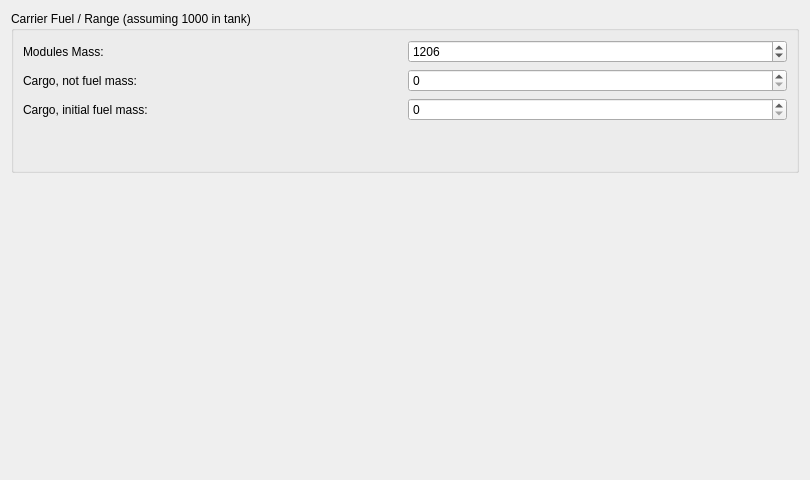
<?xml version="1.0" encoding="UTF-8"?>
<ui version="4.0">
 <class>CalcsTab</class>
 <widget class="QWidget" name="CalcsTab">
  <property name="geometry">
   <rect>
    <x>0</x>
    <y>0</y>
    <width>810</width>
    <height>480</height>
   </rect>
  </property>
  <property name="windowTitle">
   <string>Form</string>
  </property>
  <layout class="QVBoxLayout" name="verticalLayout">
   <item>
    <widget class="QGroupBox" name="groupBox">
     <property name="title">
      <string>Carrier Fuel / Range (assuming 1000 in tank)</string>
     </property>
     <layout class="QGridLayout" name="gridLayout">
      <item row="1" column="1">
       <widget class="QSpinBox" name="sbCargo">
        <property name="toolTip">
         <string>&lt;html&gt;&lt;head/&gt;&lt;body&gt;&lt;p&gt;This includes any cargo on carrier, except tritium to use during flight.&lt;/p&gt;&lt;/body&gt;&lt;/html&gt;</string>
        </property>
        <property name="maximum">
         <number>25000</number>
        </property>
       </widget>
      </item>
      <item row="0" column="1">
       <widget class="QSpinBox" name="sbModules">
        <property name="toolTip">
         <string>&lt;html&gt;&lt;head/&gt;&lt;body&gt;&lt;p&gt;This includes mass of all installed modules on carrier. &lt;/p&gt;&lt;/body&gt;&lt;/html&gt;</string>
        </property>
        <property name="minimum">
         <number>100</number>
        </property>
        <property name="maximum">
         <number>23000</number>
        </property>
        <property name="value">
         <number>1206</number>
        </property>
       </widget>
      </item>
      <item row="4" column="0" colspan="2">
       <widget class="QLabel" name="lblResult">
        <property name="text">
         <string/>
        </property>
       </widget>
      </item>
      <item row="0" column="0">
       <widget class="QLabel" name="label">
        <property name="text">
         <string>Modules Mass:</string>
        </property>
        <property name="buddy">
         <cstring>sbModules</cstring>
        </property>
       </widget>
      </item>
      <item row="1" column="0">
       <widget class="QLabel" name="label_2">
        <property name="text">
         <string>Cargo, not fuel mass:</string>
        </property>
        <property name="buddy">
         <cstring>sbCargo</cstring>
        </property>
       </widget>
      </item>
      <item row="2" column="0">
       <widget class="QLabel" name="label_3">
        <property name="text">
         <string>Cargo, initial fuel mass:</string>
        </property>
        <property name="buddy">
         <cstring>sbFuel</cstring>
        </property>
       </widget>
      </item>
      <item row="2" column="1">
       <widget class="QSpinBox" name="sbFuel">
        <property name="toolTip">
         <string>&lt;html&gt;&lt;head/&gt;&lt;body&gt;&lt;p&gt;This is fuel in cargo to use during flight.&lt;/p&gt;&lt;/body&gt;&lt;/html&gt;</string>
        </property>
        <property name="maximum">
         <number>25000</number>
        </property>
       </widget>
      </item>
      <item row="3" column="0" colspan="2">
       <widget class="QLabel" name="lblMass">
        <property name="text">
         <string/>
        </property>
       </widget>
      </item>
     </layout>
    </widget>
   </item>
   <item>
    <spacer name="verticalSpacer">
     <property name="orientation">
      <enum>Qt::Vertical</enum>
     </property>
     <property name="sizeHint" stdset="0">
      <size>
       <width>20</width>
       <height>40</height>
      </size>
     </property>
    </spacer>
   </item>
  </layout>
 </widget>
 <resources/>
 <connections/>
</ui>
